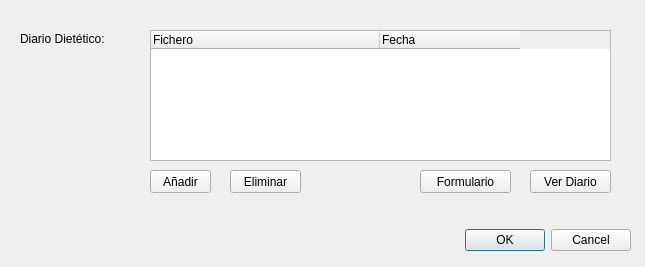
<?xml version="1.0" encoding="UTF-8"?>
<ui version="4.0">
 <class>Dialog_DDiet</class>
 <widget class="QDialog" name="Dialog_DDiet">
  <property name="windowModality">
   <enum>Qt::ApplicationModal</enum>
  </property>
  <property name="geometry">
   <rect>
    <x>0</x>
    <y>0</y>
    <width>645</width>
    <height>267</height>
   </rect>
  </property>
  <property name="windowTitle">
   <string>Diario Dietético</string>
  </property>
  <widget class="QDialogButtonBox" name="buttonBox">
   <property name="geometry">
    <rect>
     <x>10</x>
     <y>224</y>
     <width>621</width>
     <height>32</height>
    </rect>
   </property>
   <property name="orientation">
    <enum>Qt::Horizontal</enum>
   </property>
   <property name="standardButtons">
    <set>QDialogButtonBox::Cancel|QDialogButtonBox::Ok</set>
   </property>
  </widget>
  <widget class="QTreeWidget" name="treeWidget">
   <property name="geometry">
    <rect>
     <x>150</x>
     <y>30</y>
     <width>461</width>
     <height>131</height>
    </rect>
   </property>
   <property name="layoutDirection">
    <enum>Qt::LeftToRight</enum>
   </property>
   <property name="horizontalScrollBarPolicy">
    <enum>Qt::ScrollBarAsNeeded</enum>
   </property>
   <property name="allColumnsShowFocus">
    <bool>false</bool>
   </property>
   <attribute name="headerVisible">
    <bool>true</bool>
   </attribute>
   <attribute name="headerCascadingSectionResizes">
    <bool>false</bool>
   </attribute>
   <attribute name="headerDefaultSectionSize">
    <number>229</number>
   </attribute>
   <attribute name="headerHighlightSections">
    <bool>false</bool>
   </attribute>
   <attribute name="headerMinimumSectionSize">
    <number>140</number>
   </attribute>
   <attribute name="headerShowSortIndicator" stdset="0">
    <bool>false</bool>
   </attribute>
   <attribute name="headerStretchLastSection">
    <bool>false</bool>
   </attribute>
   <column>
    <property name="text">
     <string>Fichero</string>
    </property>
   </column>
   <column>
    <property name="text">
     <string>Fecha</string>
    </property>
   </column>
  </widget>
  <widget class="QPushButton" name="pushButton_Eliminar">
   <property name="geometry">
    <rect>
     <x>230</x>
     <y>170</y>
     <width>71</width>
     <height>23</height>
    </rect>
   </property>
   <property name="text">
    <string>Eliminar</string>
   </property>
  </widget>
  <widget class="QPushButton" name="pushButton_Anadir">
   <property name="geometry">
    <rect>
     <x>150</x>
     <y>170</y>
     <width>61</width>
     <height>23</height>
    </rect>
   </property>
   <property name="text">
    <string>Añadir</string>
   </property>
  </widget>
  <widget class="QLabel" name="label">
   <property name="geometry">
    <rect>
     <x>20</x>
     <y>30</y>
     <width>121</width>
     <height>17</height>
    </rect>
   </property>
   <property name="text">
    <string>Diario Dietético:</string>
   </property>
  </widget>
  <widget class="QPushButton" name="pushButton_Ver">
   <property name="geometry">
    <rect>
     <x>530</x>
     <y>170</y>
     <width>81</width>
     <height>23</height>
    </rect>
   </property>
   <property name="text">
    <string>Ver Diario</string>
   </property>
  </widget>
  <widget class="QPushButton" name="pushButton_Form">
   <property name="geometry">
    <rect>
     <x>420</x>
     <y>170</y>
     <width>91</width>
     <height>23</height>
    </rect>
   </property>
   <property name="text">
    <string>Formulario</string>
   </property>
  </widget>
 </widget>
 <tabstops>
  <tabstop>treeWidget</tabstop>
  <tabstop>pushButton_Anadir</tabstop>
  <tabstop>pushButton_Eliminar</tabstop>
  <tabstop>pushButton_Form</tabstop>
  <tabstop>pushButton_Ver</tabstop>
  <tabstop>buttonBox</tabstop>
 </tabstops>
 <resources/>
 <connections>
  <connection>
   <sender>buttonBox</sender>
   <signal>accepted()</signal>
   <receiver>Dialog_DDiet</receiver>
   <slot>accept()</slot>
   <hints>
    <hint type="sourcelabel">
     <x>248</x>
     <y>254</y>
    </hint>
    <hint type="destinationlabel">
     <x>157</x>
     <y>274</y>
    </hint>
   </hints>
  </connection>
  <connection>
   <sender>buttonBox</sender>
   <signal>rejected()</signal>
   <receiver>Dialog_DDiet</receiver>
   <slot>reject()</slot>
   <hints>
    <hint type="sourcelabel">
     <x>316</x>
     <y>260</y>
    </hint>
    <hint type="destinationlabel">
     <x>286</x>
     <y>274</y>
    </hint>
   </hints>
  </connection>
 </connections>
</ui>
